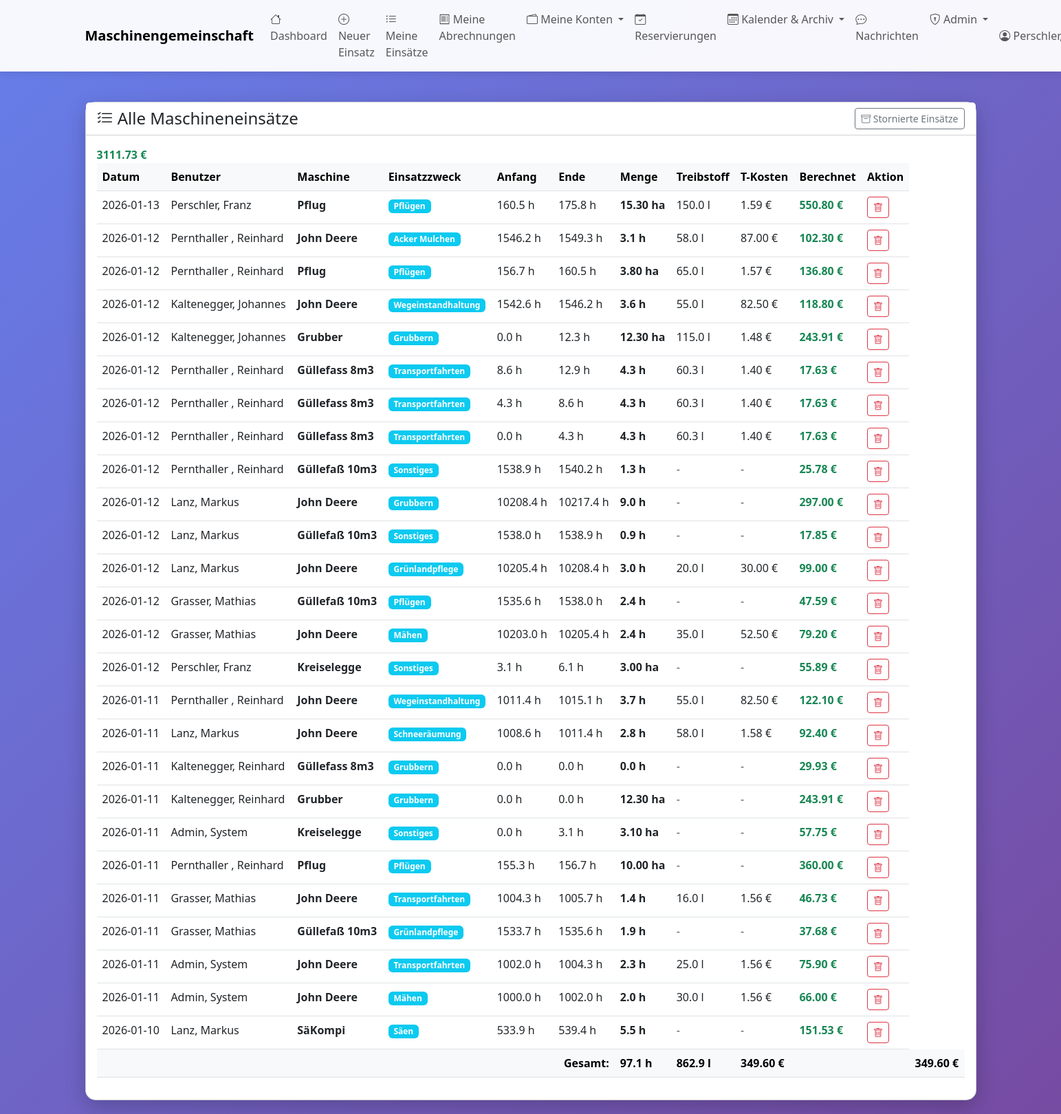
The page /admin/alle-einsaetze (signed in) on the database its author committed.
### tables this page shows
CREATE TABLE maschinen (
    id INTEGER PRIMARY KEY AUTOINCREMENT,
    bezeichnung TEXT NOT NULL,
    hersteller TEXT,
    modell TEXT,
    baujahr INTEGER,
    kennzeichen TEXT,
    anschaffungsdatum DATE,
    stundenzaehler_aktuell REAL,
    naechste_wartung_bei REAL,
    aktiv BOOLEAN DEFAULT 1,
    bemerkungen TEXT
, abrechnungsart TEXT DEFAULT 'stunden', preis_pro_einheit REAL DEFAULT 0.0, wartungsintervall INTEGER DEFAULT 50, naechste_wartung REAL, anmerkungen TEXT, erfassungsmodus TEXT DEFAULT 'fortlaufend', gemeinschaft_id INTEGER DEFAULT 1 REFERENCES gemeinschaften(id), anschaffungspreis REAL DEFAULT 0.0, abschreibungsdauer_jahre INTEGER DEFAULT 10, treibstoff_berechnen BOOLEAN DEFAULT 0);

CREATE TABLE einsatzzwecke (
    id INTEGER PRIMARY KEY AUTOINCREMENT,
    bezeichnung TEXT NOT NULL UNIQUE,
    beschreibung TEXT,
    aktiv BOOLEAN DEFAULT 1
);

### web_app.py (the view)
@app.route('/admin/alle-einsaetze')
@admin_required
def admin_alle_einsaetze():
    with MaschinenDBContext(DB_PATH) as db:
        einsaetze = db.get_all_einsaetze()
    return render_template('admin_alle_einsaetze.html', einsaetze=einsaetze)

### database.py (called while the page is built)
    def connect(self):
        self.connection = sqlite3.connect(self.db_path)
        self.connection.row_factory = sqlite3.Row
        self.cursor = self.connection.cursor()

    def close(self):
        if self.connection:
            self.connection.close()

    def get_all_einsaetze(self, limit: int = None) -> List[Dict]:
        sql = "SELECT * FROM einsaetze_uebersicht"
        if limit:
            sql += f" LIMIT {limit}"
        self.cursor.execute(sql)
        return [dict(row) for row in self.cursor.fetchall()]

    def __enter__(self):
        self.connect()
        return self

    def __exit__(self, exc_type, exc_val, exc_tb):
        if exc_type is None:
            self.connection.commit()
        else:
            self.connection.rollback()
        self.close()
        return False

### web_app.py (called while the page is built)
def admin_required(f):
    @wraps(f)
    def decorated_function(*args, **kwargs):
        if 'benutzer_id' not in session:
            flash('Bitte melden Sie sich an.', 'warning')
            return redirect(url_for('login'))
        if not session.get('is_admin'):
            flash('Zugriff verweigert. Administrator-Rechte erforderlich.', 'danger')
            return redirect(url_for('dashboard'))
        return f(*args, **kwargs)
    return decorated_function

### templates/admin_alle_einsaetze.html (shortened to what this page needs)
{% extends "base.html" %}
{% block content %}
<div class="row mt-4">
    <div class="col-12">
        <div class="card">
            <div class="card-header bg-white d-flex justify-content-between align-items-center">
                <h4 class="mb-0">
                    <i class="bi bi-list-check"></i> Alle Maschineneinsätze
                </h4>
                <a href="{{ url_for('admin_stornierte_einsaetze') }}" class="btn btn-outline-secondary btn-sm">
                    <i class="bi bi-archive"></i> Stornierte Einsätze
                </a>
            </div>
            <div class="card-body">
                {% if einsaetze %}
                <div class="table-responsive">
                    <table class="table table-hover">
                        <thead class="table-light">
                            <tr>
                                <th>Datum</th>
                                <th>Benutzer</th>
                                <th>Maschine</th>
                                <th>Einsatzzweck</th>
                                <th>Anfang</th>
                                <th>Ende</th>
                                <th>Menge</th>
                                <th>Treibstoff</th>
                                <th>T-Kosten</th>
                                <th>Berechnet</th>
                                <th>Aktion</th>
                            </tr>
                        </thead>
                        <tbody>
                            {% for einsatz in einsaetze %}
                            <tr>
                                <td>{{ einsatz.datum }}</td>
                                <td>{{ einsatz.benutzer }}</td>
                                <td><strong>{{ einsatz.maschine }}</strong></td>
                                <td><span class="badge bg-info">{{ einsatz.einsatzzweck }}</span></td>
                                <td>{{ "%.1f"|format(einsatz.anfangstand) }} h</td>
                                <td>{{ "%.1f"|format(einsatz.endstand) }} h</td>
                                <td>
                                    {% if einsatz.abrechnungsart == 'hektar' and einsatz.flaeche_menge %}
                                        <strong>{{ "%.2f"|format(einsatz.flaeche_menge) }} ha</strong>
                                    {% elif einsatz.abrechnungsart == 'kilometer' and einsatz.flaeche_menge %}
                                        <strong>{{ "%.2f"|format(einsatz.flaeche_menge) }} km</strong>
                                    {% elif einsatz.abrechnungsart == 'stueck' and einsatz.flaeche_menge %}
                                        <strong>{{ "%.0f"|format(einsatz.flaeche_menge) }} St</strong>
                                    {% else %}
                                        <strong>{{ "%.1f"|format(einsatz.betriebsstunden) }} h</strong>
                                    {% endif %}
                                </td>
                                <td>
                                    {% if einsatz.treibstoffverbrauch %}
                                        {{ "%.1f"|format(einsatz.treibstoffverbrauch) }} l
                                    {% else %}
                                        <span class="text-muted">-</span>
                                    {% endif %}
                                </td>
                                <td>
                                    {% if einsatz.treibstoffkosten %}
                                        {{ "%.2f"|format(einsatz.treibstoffkosten) }} €
                                    {% else %}
                                        <span class="text-muted">-</span>
                                    {% endif %}
                                </td>
                                <td>
                                    {% if einsatz.kosten_berechnet %}
                                        <strong class="text-success">{{ "%.2f"|format(einsatz.kosten_berechnet) }} €</strong>
                                    {% else %}
                                        <span class="text-muted">-</span>
                                    {% endif %}
                                <td>
                                    <a href="{{ url_for('einsatz_stornieren', einsatz_id=einsatz.id) }}"
                                       class="btn btn-sm btn-outline-danger"
                                       onclick="return confirm('Soll dieser Einsatz wirklich storniert werden?')">
                                        <i class="bi bi-trash"></i>
                                    </a>
                                </td>
                                </td>
                            </tr>
                            {% endfor %}
                        </tbody>
                        <tfoot class="table-light">
                            <tr>
                                <td colspan="6" class="text-end"><strong>Gesamt:</strong></td>
                                <td><strong>{{ "%.1f"|format(einsaetze|sum(attribute='betriebsstunden')) }} h</strong></td>
                                <td>
                                    {% set treibstoff_gesamt = einsaetze|selectattr('treibstoffverbrauch')|sum(attribute='treibstoffverbrauch') %}
                                    {% if treibstoff_gesamt > 0 %}
                                        <strong>{{ "%.1f"|format(treibstoff_gesamt) }} l</strong>
                                    {% else %}
                                        -
                                    {% endif %}
                                </td>
                                <td>
                                    {% set kosten_gesamt = einsaetze|selectattr('treibstoffkosten')|sum(attribute='treibstoffkosten') %}
                                    {% if kosten_gesamt > 0 %}
                                        <strong>{{ "%.2f"|format(kosten_gesamt) }} €</strong>
                                    {% else %}
                                        -
                                    {% endif %}
                                </td>
                                <td>                                <td></td>                                    {% set berechnet_gesamt = einsaetze|selectattr('kosten_berechnet')|sum(attribute='kosten_berechnet') %}
                                    {% if berechnet_gesamt > 0 %}
                                        <strong class="text-success">{{ "%.2f"|format(berechnet_gesamt) }} €</strong>
                                    {% else %}
                                        -
                                    {% endif %}
                                </td>
                                <td>
                                    {% set kosten_gesamt = einsaetze|selectattr('treibstoffkosten')|sum(attribute='treibstoffkosten') %}
                                    {% if kosten_gesamt > 0 %}
                                        <strong>{{ "%.2f"|format(kosten_gesamt) }} €</strong>
                                    {% else %}
                                        -
                                    {% endif %}
                                </td>
                            </tr>
                        </tfoot>
                    </table>
                </div>
                {% else %}
                <div class="text-center py-5">
                    <i class="bi bi-inbox" style="font-size: 4rem; color: #ccc;"></i>
                    <p class="text-muted mt-3">Noch keine Einsätze vorhanden</p>
                </div>
                {% endif %}
            </div>
        </div>
    </div>
</div>
{% endblock %}

### templates/base.html (style rules this page uses)
body { min-height: 100vh; background: linear-gradient(135deg, #667eea 0%, #764ba2 100%); }
.card { border-radius: 15px; box-shadow: 0 10px 30px rgba(0,0,0,0.2); }

### rows shown on the page
maschinen: datum "2026-01-13", benutzer "Perschler, Franz", maschine "Pflug", einsatzzweck "Pflügen", anfangstand "160.5", endstand "175.8", flaeche_menge "15.30", treibstoffverbrauch "150.0", treibstoffkosten "1.59", kosten_berechnet "550.80", datum "2026-01-12", benutzer "Pernthaller , Reinhard", anfangstand "156.7", endstand "160.5", flaeche_menge "3.80", treibstoffverbrauch "65.0", treibstoffkosten "1.57", kosten_berechnet "136.80", datum "2026-01-11", anfangstand "155.3", endstand "156.7", flaeche_menge "10.00", kosten_berechnet "360.00"
maschinen: datum "2026-01-12", benutzer "Pernthaller , Reinhard", maschine "John Deere", einsatzzweck "Acker Mulchen", anfangstand "1546.2", endstand "1549.3", betriebsstunden "3.1", treibstoffverbrauch "58.0", treibstoffkosten "87.00", kosten_berechnet "102.30", benutzer "Kaltenegger, Johannes", einsatzzweck "Wegeinstandhaltung", anfangstand "1542.6", endstand "1546.2", betriebsstunden "3.6", treibstoffverbrauch "55.0", treibstoffkosten "82.50", kosten_berechnet "118.80", benutzer "Lanz, Markus", einsatzzweck "Grubbern", anfangstand "10208.4", endstand "10217.4", betriebsstunden "9.0", kosten_berechnet "297.00", einsatzzweck "Grünlandpflege", anfangstand "10205.4", endstand "10208.4", betriebsstunden "3.0", treibstoffverbrauch "20.0", treibstoffkosten "30.00", kosten_berechnet "99.00", benutzer "Grasser, Mathias", einsatzzweck "Mähen", anfangstand "10203.0", endstand "10205.4", betriebsstunden "2.4", treibstoffverbrauch "35.0", treibstoffkosten "52.50", kosten_berechnet "79.20", datum "2026-01-11", anfangstand "1011.4", endstand "1015.1", betriebsstunden "3.7", kosten_berechnet "122.10", einsatzzweck "Schneeräumung", anfangstand "1008.6", endstand "1011.4", betriebsstunden "2.8", treibstoffkosten "1.58", kosten_berechnet "92.40", einsatzzweck "Transportfahrten", anfangstand "1004.3", endstand "1005.7", betriebsstunden "1.4", treibstoffverbrauch "16.0", treibstoffkosten "1.56", kosten_berechnet "46.73", benutzer "Admin, System", anfangstand "1002.0", endstand "1004.3", betriebsstunden "2.3", treibstoffverbrauch "25.0", kosten_berechnet "75.90", anfangstand "1000.0", endstand "1002.0", betriebsstunden "2.0", treibstoffverbrauch "30.0", kosten_berechnet "66.00"
maschinen: datum "2026-01-12", benutzer "Kaltenegger, Johannes", maschine "Grubber", einsatzzweck "Grubbern", anfangstand "0.0", endstand "12.3", flaeche_menge "12.30", treibstoffverbrauch "115.0", treibstoffkosten "1.48", kosten_berechnet "243.91", datum "2026-01-11", benutzer "Kaltenegger, Reinhard", endstand "0.0"
maschinen: datum "2026-01-12", benutzer "Pernthaller , Reinhard", maschine "Güllefass 8m3", einsatzzweck "Transportfahrten", anfangstand "8.6", endstand "12.9", betriebsstunden "4.3", treibstoffverbrauch "60.3", treibstoffkosten "1.40", kosten_berechnet "17.63", anfangstand "4.3", endstand "8.6", anfangstand "0.0", endstand "4.3", datum "2026-01-11", benutzer "Kaltenegger, Reinhard", einsatzzweck "Grubbern", endstand "0.0", betriebsstunden "0.0", kosten_berechnet "29.93"
maschinen: datum "2026-01-12", benutzer "Pernthaller , Reinhard", maschine "Güllefaß 10m3", einsatzzweck "Sonstiges", anfangstand "1538.9", endstand "1540.2", betriebsstunden "1.3", kosten_berechnet "25.78", benutzer "Lanz, Markus", anfangstand "1538.0", endstand "1538.9", betriebsstunden "0.9", kosten_berechnet "17.85", benutzer "Grasser, Mathias", einsatzzweck "Pflügen", anfangstand "1535.6", endstand "1538.0", betriebsstunden "2.4", kosten_berechnet "47.59", datum "2026-01-11", einsatzzweck "Grünlandpflege", anfangstand "1533.7", endstand "1535.6", betriebsstunden "1.9", kosten_berechnet "37.68"
maschinen: datum "2026-01-12", benutzer "Perschler, Franz", maschine "Kreiselegge", einsatzzweck "Sonstiges", anfangstand "3.1", endstand "6.1", flaeche_menge "3.00", kosten_berechnet "55.89", datum "2026-01-11", benutzer "Admin, System", anfangstand "0.0", endstand "3.1", flaeche_menge "3.10", kosten_berechnet "57.75"
maschinen: datum "2026-01-10", benutzer "Lanz, Markus", maschine "SäKompi", einsatzzweck "Säen", anfangstand "533.9", endstand "539.4", betriebsstunden "5.5", kosten_berechnet "151.53"

### other values the page prints
{{ "%.1f"|format(einsaetze|sum(attribute='betriebsstunden')) }} "97.1"
{{ "%.1f"|format(treibstoff_gesamt) }} "862.9"
{{ "%.2f"|format(kosten_gesamt) }} "349.60"
{{ "%.2f"|format(berechnet_gesamt) }} "3111.73"
